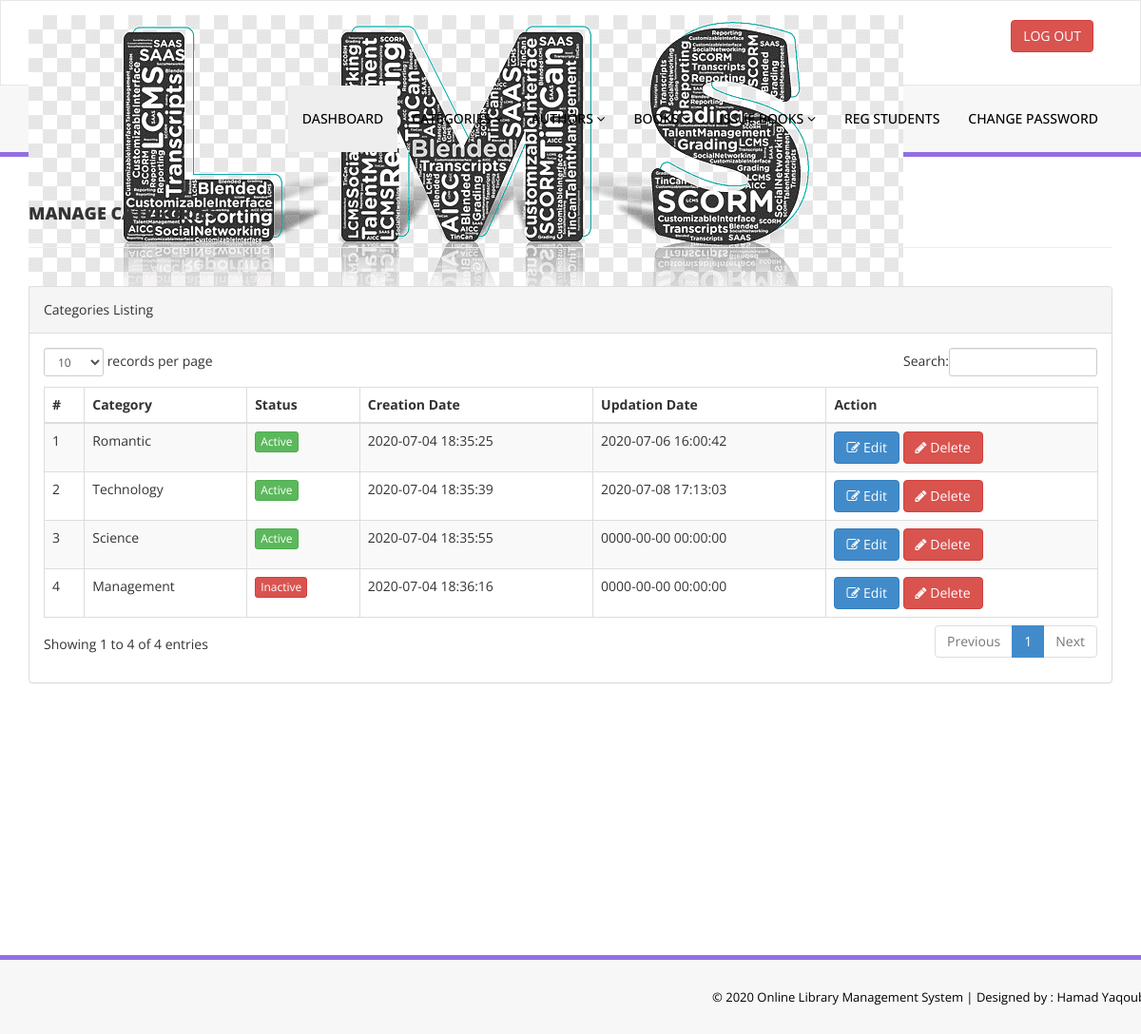
Page /library/admin/manage-categories.php (signed in) on the committed database.
### tables this page shows
CREATE TABLE `tblcategory` (
  `id` int(11) NOT NULL,
  `CategoryName` varchar(150) DEFAULT NULL,
  `Status` int(1) DEFAULT NULL,
  `CreationDate` timestamp NULL DEFAULT CURRENT_TIMESTAMP,
  `UpdationDate` timestamp NULL DEFAULT '0000-00-00 00:00:00' ON UPDATE CURRENT_TIMESTAMP
);

### library/admin/manage-categories.php (the view, shortened to what this page needs)
<?php
include('includes/config.php');
if(strlen($_SESSION['alogin'])==0)
    {
header('location:index.php');
}
else{
    ?>
<!DOCTYPE html>
<html xmlns="http://www.w3.org/1999/xhtml">
<head>
    <link href="assets/css/bootstrap.css" rel="stylesheet" />
    <link href="assets/css/font-awesome.css" rel="stylesheet" />
    <link href="assets/js/dataTables/dataTables.bootstrap.css" rel="stylesheet" />
    <link href="assets/css/style.css" rel="stylesheet" />
</head>
<body>
<?php include('includes/header.php');?>
    <div class="content-wrapper">
         <div class="container">
        <div class="row pad-botm">
            <div class="col-md-12">
                <h4 class="header-line">Manage Categories</h4>
    </div>
        </div>
            <div class="row">
                <div class="col-md-12">
                    <div class="panel panel-default">
                        <div class="panel-heading">
                           Categories Listing
                        </div>
                        <div class="panel-body">
                            <div class="table-responsive">
                                <table class="table table-striped table-bordered table-hover" id="dataTables-example">
                                    <thead>
                                        <tr>
                                            <th>#</th>
                                            <th>Category</th>
                                            <th>Status</th>
                                            <th>Creation Date</th>
                                            <th>Updation Date</th>
                                            <th>Action</th>
                                        </tr>
                                    </thead>
                                    <tbody>
<?php $sql = "SELECT * from  tblcategory";
$query = $dbh -> prepare($sql);
$query->execute();
$results=$query->fetchAll(PDO::FETCH_OBJ);
$cnt=1;
if($query->rowCount() > 0)
{
foreach($results as $result)
{               ?>
                                        <tr class="odd gradeX">
                                            <td class="center"><?php echo htmlentities($cnt);?></td>
                                            <td class="center"><?php echo htmlentities($result->CategoryName);?></td>
                                            <td class="center"><?php if($result->Status==1) {?>
                                            <a href="#" class="btn btn-success btn-xs">Active</a>
                                            <?php } else {?>
                                            <a href="#" class="btn btn-danger btn-xs">Inactive</a>
                                            <?php } ?></td>
                                            <td class="center"><?php echo htmlentities($result->CreationDate);?></td>
                                            <td class="center"><?php echo htmlentities($result->UpdationDate);?></td>
                                            <td class="center">
                                            <a href="edit-category.php?catid=<?php echo htmlentities($result->id);?>"><button class="btn btn-primary"><i class="fa fa-edit "></i> Edit</button>
                                          <a href="manage-categories.php?del=<?php echo htmlentities($result->id);?>" onclick="return confirm('Are you sure you want to delete?');"" >  <button class="btn btn-danger"><i class="fa fa-pencil"></i> Delete</button>
                                            </td>
                                        </tr>
 <?php $cnt=$cnt+1;}} ?>
                                    </tbody>
                                </table>
                            </div>
                        </div>
                    </div>
                </div>
            </div>
    </div>
    </div>
  <?php include('includes/footer.php');?>
</body>
</html>
<?php } ?>

### library/admin/assets/css/style.css (style rules this page uses)
.content-wrapper { margin-top: 40px; min-height:800px; padding-bottom:90px; }
.header-line { font-weight:900; padding-bottom:25px; border-bottom:1px solid #eeeeee; text-transform:uppercase; }
.pad-botm { padding-bottom:30px; }

### rows in the picture
tblcategory: CategoryName "Romantic", Status "Active", CreationDate "2020-07-04 18:35:25", UpdationDate "2020-07-06 16:00:42"
tblcategory: CategoryName "Technology", Status "Active", CreationDate "2020-07-04 18:35:39", UpdationDate "2020-07-08 17:13:03"
tblcategory: CategoryName "Science", Status "Active", CreationDate "2020-07-04 18:35:55", UpdationDate "0000-00-00 00:00:00"
tblcategory: CategoryName "Management", Status "Inactive", CreationDate "2020-07-04 18:36:16", UpdationDate "0000-00-00 00:00:00"
